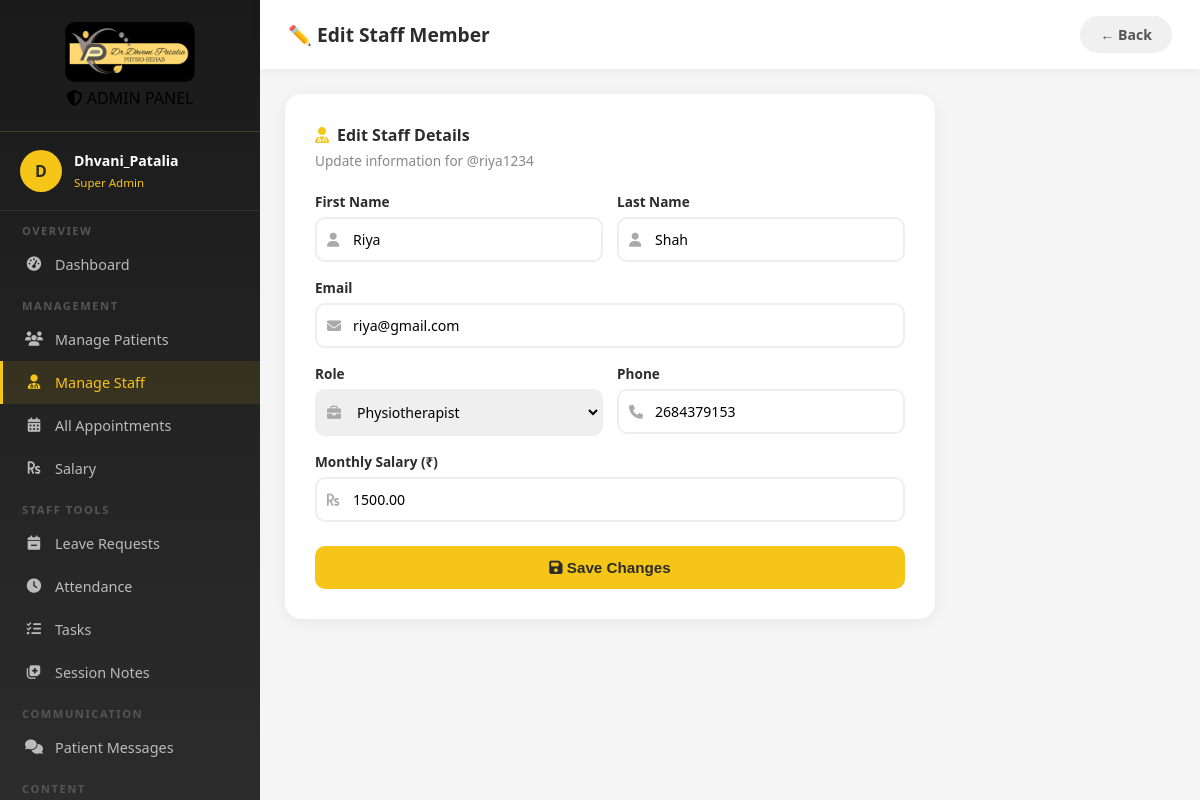
Page /admin-staff/edit/1/ (signed in) on the committed database.
### core/models.py (models this page shows, shortened)
class StaffProfile(models.Model):
    ROLE_CHOICES = [
        ("physiotherapist", "Physiotherapist"),
        ("receptionist", "Receptionist"),
        ("assistant", "Assistant/Helper"),
    ]
    user = models.OneToOneField(
        User, on_delete=models.CASCADE, related_name="staff_profile"
    )
    hospital = models.ForeignKey(
        "Hospital",
        on_delete=models.SET_NULL,
        null=True,
        blank=True,
        related_name="staff",
    )
    role = models.CharField(max_length=30, choices=ROLE_CHOICES)
    phone = models.CharField(max_length=15, blank=True)
    address = models.TextField(blank=True)
    salary = models.DecimalField(max_digits=10, decimal_places=2, default=0)
    joining_date = models.DateField(default=timezone.now)
    is_active = models.BooleanField(default=True)

### core/views.py (the view, shortened to what this page needs)
# urls.py: path("admin-staff/edit/<int:staff_id>/", views.edit_staff, name="edit_staff"),
@login_required
def edit_staff(request, staff_id):
    if not request.user.is_superuser:
        return redirect("client_dashboard")
    staff = get_object_or_404(StaffProfile, id=staff_id)
    return render(request, "edit_staff.html", {"staff": staff})

### templates/edit_staff.html (shortened to what this page needs)
{% load static %}
<!doctype html>
<html lang="en">
    <head>
        <link
            href="https://cdnjs.cloudflare.com/ajax/libs/font-awesome/6.4.0/css/all.min.css"
            rel="stylesheet"
        />
    </head>
    <body>
            <aside class="sidebar">
      <div class="sidebar-logo">
        <img src="{% static 'images/Dhvani_Patalia.jpeg' %}" alt="Logo" />
        <div class="sidebar-logo-badge"><i class="fas fa-shield-alt"></i> ADMIN PANEL</div>
      </div>
      <div class="sidebar-user">
        <div class="user-avatar">{{ user.username|first|upper }}</div>
        <div class="user-info">
          <h4>{{ user.username }}</h4>
          <span>Super Admin</span>
        </div>
      </div>
      <div class="nav-scroll">
        <nav>
          <div class="nav-section">Overview</div>
          <a href="{% url 'admin_dashboard' %}" class="nav-item"><i class="fas fa-tachometer-alt"></i> Dashboard</a>
          <div class="nav-section">Management</div>
          <a href="{% url 'admin_patients' %}" class="nav-item"><i class="fas fa-users"></i> Manage Patients</a>
          <a href="{% url 'admin_staff' %}" class="nav-item active"><i class="fas fa-user-md"></i> Manage Staff</a>
          <a href="{% url 'admin_appointments' %}" class="nav-item"><i class="fas fa-calendar-alt"></i> All Appointments</a>
          <a href="{% url 'admin_salary' %}" class="nav-item"><i class="fas fa-rupee-sign"></i> Salary</a>
          <div class="nav-section">Staff Tools</div>
          <a href="{% url 'admin_leaves' %}" class="nav-item"><i class="fas fa-calendar-minus"></i> Leave Requests</a>
          <a href="{% url 'admin_attendance' %}" class="nav-item"><i class="fas fa-clock"></i> Attendance</a>
          <a href="{% url 'admin_tasks' %}" class="nav-item"><i class="fas fa-tasks"></i> Tasks</a>
          <a href="{% url 'admin_session_notes' %}" class="nav-item"><i class="fas fa-notes-medical"></i> Session Notes</a>
          <div class="nav-section">Communication</div>
          <a href="{% url 'admin_chat' %}" class="nav-item"><i class="fas fa-comments"></i> Patient Messages</a>
          <div class="nav-section">Content</div>
        </nav>
      </div>
    </aside>
        <div class="main-content">
            <div class="topbar">
                <h1>✏️ Edit Staff Member</h1>
                <a href="{% url 'admin_staff' %}" class="btn-back">← Back</a>
            </div>
            <div class="dashboard-body">
                <div class="form-card">
                    <h2><i class="fas fa-user-md"></i> Edit Staff Details</h2>
                    <p>Update information for @{{ staff.user.username }}</p>
                    <form method="POST">
                        <div class="form-row">
                            <div class="form-group">
                                <label>First Name</label>
                                <div class="input-box">
                                    <i class="fas fa-user"></i>
                                    <input
                                        type="text"
                                        name="first_name"
                                        value="{{ staff.user.first_name }}"
                                        placeholder="First name"
                                    />
                                </div>
                            </div>
                            <div class="form-group">
                                <label>Last Name</label>
                                <div class="input-box">
                                    <i class="fas fa-user"></i>
                                    <input
                                        type="text"
                                        name="last_name"
                                        value="{{ staff.user.last_name }}"
                                        placeholder="Last name"
                                    />
                                </div>
                            </div>
                        </div>
                        <div class="form-group">
                            <label>Email</label>
                            <div class="input-box">
                                <i class="fas fa-envelope"></i>
                                <input
                                    type="email"
                                    name="email"
                                    value="{{ staff.user.email }}"
                                    placeholder="Email address"
                                />
                            </div>
                        </div>
                        <div class="form-row">
                            <div class="form-group">
                                <label>Role</label>
                                <div class="input-box">
                                    <i class="fas fa-briefcase"></i>
                                    <select name="role">
                                        <option
                                            value="physiotherapist"
                                            {%
                                            if
                                            staff.role=""
                                            ="physiotherapist"
                                            %}selected{%
                                            endif
                                            %}
                                        >
                                            Physiotherapist
                                        </option>
                                    </select>
                                </div>
                            </div>
                            <div class="form-group">
                                <label>Phone</label>
                                <div class="input-box">
                                    <i class="fas fa-phone"></i>
                                    <input
                                        type="text"
                                        name="phone"
                                        value="{{ staff.phone }}"
                                        placeholder="Phone number"
                                    />
                                </div>
                            </div>
                        </div>
                        <div class="form-group">
                            <label>Monthly Salary (₹)</label>
                            <div class="input-box">
                                <i class="fas fa-rupee-sign"></i>
                                <input
                                    type="number"
                                    name="salary"
                                    value="{{ staff.salary }}"
                                    placeholder="e.g. 25000"
                                />
                            </div>
                        </div>
                        <button type="submit" class="btn-submit">
                            <i class="fas fa-save"></i> Save Changes
                        </button>
                    </form>
                </div>
            </div>
        </div>
    </body>
</html>

### templates/edit_staff.html (style rules this page uses)
* { margin: 0; padding: 0; box-sizing: border-box; }
body { font-family: "Segoe UI", sans-serif; background: #f5f5f5; display: flex; min-height: 100vh; }
.sidebar { width: 260px; height: 100vh; position: fixed; left: 0; top: 0; background: linear-gradient(180deg, #1a1a1a, #2c2c2c); overflow-y: auto; scrollbar-width: none; }
.sidebar-logo { padding: 22px 20px; border-bottom: 1px solid rgba(245, 197, 24, 0.2); text-align: center; }
.sidebar-logo img { width: 130px; border-radius: 10px; }
.sidebar-user { padding: 18px 20px; border-bottom: 1px solid rgba(255, 255, 255, 0.08); display: flex; align-items: center; gap: 12px; }
.user-avatar { width: 42px; height: 42px; background: #f5c518; border-radius: 50%; display: flex; align-items: center; justify-content: center; font-weight: 800; color: #2c2c2c; }
.user-info h4 { color: white; font-size: 0.88em; }
.user-info span { color: #f5c518; font-size: 0.72em; }
.nav-section { padding: 12px 22px 5px; color: #555; font-size: 0.7em; text-transform: uppercase; letter-spacing: 1.5px; font-weight: 700; }
.nav-item { display: flex; align-items: center; gap: 12px; padding: 12px 22px; color: #bbb; text-decoration: none; font-size: 0.9em; transition: all 0.3s; border-left: 3px solid transparent; }
.nav-item:hover, .nav-item.active { background: rgba(245, 197, 24, 0.1); color: #f5c518; border-left-color: #f5c518; }
.nav-item i { width: 18px; text-align: center; }
.main-content { margin-left: 260px; flex: 1; }
.topbar { background: white; padding: 16px 28px; display: flex; align-items: center; justify-content: space-between; box-shadow: 0 2px 10px rgba(0, 0, 0, 0.06); position: sticky; top: 0; z-index: 50; }
.topbar h1 { font-size: 1.2em; color: #2c2c2c; font-weight: 700; }
.btn-back { background: #f0f0f0; color: #555; padding: 9px 20px; border-radius: 20px; font-weight: 700; text-decoration: none; font-size: 0.88em; }
.dashboard-body { padding: 25px; max-width: 700px; }
.form-card { background: white; border-radius: 16px; padding: 30px; box-shadow: 0 3px 15px rgba(0, 0, 0, 0.06); }
.form-card h2 { font-size: 1em; font-weight: 700; color: #2c2c2c; margin-bottom: 5px; display: flex; align-items: center; gap: 8px; }
.form-card h2 i { color: #f5c518; }
.form-card > p { color: #888; font-size: 0.85em; margin-bottom: 22px; }
.form-group { margin-bottom: 16px; }
.form-group label { display: block; font-weight: 600; color: #2c2c2c; margin-bottom: 6px; font-size: 0.85em; }
.input-box { position: relative; }
.input-box i { position: absolute; left: 12px; top: 50%; transform: translateY(-50%); color: #aaa; font-size: 0.88em; }
.input-box input, .input-box select { width: 100%; padding: 11px 11px 11px 36px; border: 2px solid #eee; border-radius: 10px; font-size: 0.88em; outline: none; transition: all 0.3s; font-family: "Segoe UI", sans-serif; }
.form-row { display: grid; grid-template-columns: 1fr 1fr; gap: 14px; }
.btn-submit { width: 100%; padding: 13px; background: #f5c518; color: #2c2c2c; border: none; border-radius: 10px; font-size: 0.95em; font-weight: 700; cursor: pointer; transition: all 0.3s; margin-top: 8px; }

### rows in the picture
StaffProfile: user.username "riya1234", first_name "Riya", last_name "Shah", email "riya@gmail.com", phone "2684379153", salary "1500.00"

### other values in the picture
{{ user.username|first|upper }} "D"
{{ user.username }} "Dhvani_Patalia"
